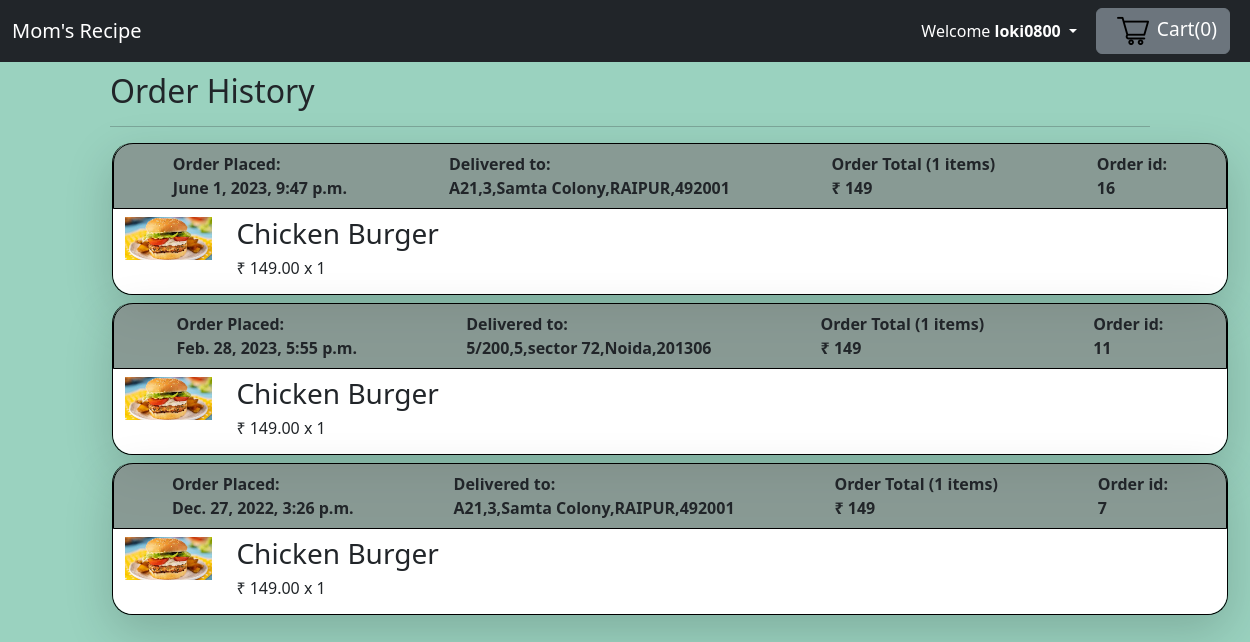
Screenshot of /order (signed in) with the database file from the repository.
### zapp/models.py (models this page shows)
class User(AbstractUser):
    phone_number = models.CharField(max_length=10,unique=True)
    is_verified = models.BooleanField(default=False)
    USERNAME_FIELD = 'phone_number'
    REQUIRED_FIELDS = ['username','email','first_name','last_name','password']
    myobj = mymanager()
    def __str__(self):
        return (self.username)

class Order(models.Model):
    datetime = models.DateTimeField(default=datetime.datetime.now,null=True)
    orderid = models.AutoField(primary_key=True)
    username = models.ForeignKey(User,null=True,on_delete=models.SET_NULL)
    useraddress = models.CharField(null=True,max_length = 1000)
    items = models.CharField(null=True,max_length = 5000)
    totalprice = models.CharField(null=True,max_length = 100)

### zapp/views.py (the view)
# urls.py: path('order',views.orderpage,name='orderpage'),
@login_required(login_url='home')
def orderpage(request):
    myuser = request.user.get_username()
    userobj = User.objects.get(phone_number=myuser)
    myorder = Order.objects.filter(username=userobj).order_by('-datetime').values('datetime','useraddress','orderid','totalprice')
    orderitem = Order.objects.filter(username=userobj).order_by('-datetime').values('items')
    ord = (len(orderitem))
    for i in orderitem:
        for j in i:
            i[j] = (eval(i[j]))
    items = zip(myorder,orderitem)
    return render(request,'orderpage.html',{'myorder':items,'len':ord})

### templates/orderpage.html (shortened to what this page needs)
<!DOCTYPE html>
<html lang="en">
<head>
  <link rel="stylesheet" href="/static/bootstrap.min.css" />
</head>
<body style="background-color:rgba(36, 158, 116, 0.458) ;">
  <nav class="navbar navbar-expand-lg navbar-dark bg-dark ">
    <div class="container-fluid">
      <a class="navbar-brand home" href="userpage" >Mom's Recipe</a>
      <div class="collapse navbar-collapse" style="position:absolute;right:100px" id="navbarSupportedContent">
        <div class="dropdown" style="padding:0px 50px 0px 10px; margin-right:10px;">
          <button style="color:White;" class="btn  dropdown-toggle" type="button" id="dropdownMenuButton" data-toggle="dropdown" aria-haspopup="true" aria-expanded="false">
            Welcome <strong id="uname">{{user}}</strong>
          </button>
        </div>
      </div>
      <button type="button" class="btn btn-secondary mx-2 cartbtn"  id="popcart" data-container="body" data-toggle="popover" data-placement="bottom" data-html="true">
        <span style="font-size: 1.2rem;"><span class="mx-2"><img src="/media/items/logo/shopping-cart (1).png" alt="" ></span>Cart(<span id="cart{{user}}" name="cart">0</span>)</span>
      </button>
    </div>
  </nav>
<div style="margin: 10px 100px 0px 110px">
<h2>Order History</h2>
<hr>
</div>
{% if len %}
<div class="container" style="margin: 10px 100px 0px 100px">
{% for key,value in myorder %}
<div class="my-2 shadow-lg"  style="border-top:0px;border-right:1px solid black;border-bottom:1px solid black;border-left:1px solid black;border-radius:20px 20px 20px 20px">
  <div class="p-2" style=" width: 100%; border:1px solid black;background-color:rgba(128, 128, 128, 0.686);border-radius:20px 20px 0px 0px">
    <div style="display: flex; flex-direction: row; justify-content: space-around; align-content: stretch;">
      <b>
        <span>
          Order Placed:
          <br>
          {{key.datetime}}
        </span>
      </b>
      <b>
      <span>
        Delivered to:
        <br>
        {{key.useraddress}}
      </span>
      </b>
      <b>
        <span>
          Order Total ({{value.items | length}} items)
          <br>
          &#8377 {{key.totalprice}}
        </span>
      </b>
      <b>
        <span>
          Order id:
          <br>
          {{key.orderid}}
        </span>
      </b>
    </div>
  </div>
<div style="background-color:white; border-radius:0px 0px 20px 20px">
{% for a,b in value.items.items %}
<div class='row m-0 pt-2 pb-2'>
  <div class='col col-sm-2' style="width:10% ;">
    <img src="{{b.4}}" width='100%' alt='...' />
       </div>
  <div class='col '>
    <h3 id='name'> {{b.1}} </h3>
    <h6>&#8377 {{b.2}} x {{b.0}}
    </div>
  </div>
  {% endfor %}
  </div>
</div>
  {% endfor %}
</div>
{% else %}
<div style="text-align: center;">
  <h1>No previous order to show</h1>
</div>
{% endif %}
</body>
</html>

### rows the page displays
User: username "loki0800"
Order: datetime "June 1, 2023, 9:47 p.m.", useraddress "A21,3,Samta Colony,RAIPUR,492001", items|length "1", totalprice "149", orderid "16", b "Chicken Burger", b "149.00", b "1"
Order: datetime "Feb. 28, 2023, 5:55 p.m.", useraddress "5/200,5,sector 72,Noida,201306", items|length "1", totalprice "149", orderid "11", b "Chicken Burger", b "149.00", b "1"
Order: datetime "Dec. 27, 2022, 3:26 p.m.", useraddress "A21,3,Samta Colony,RAIPUR,492001", items|length "1", totalprice "149", orderid "7", b "Chicken Burger", b "149.00", b "1"
